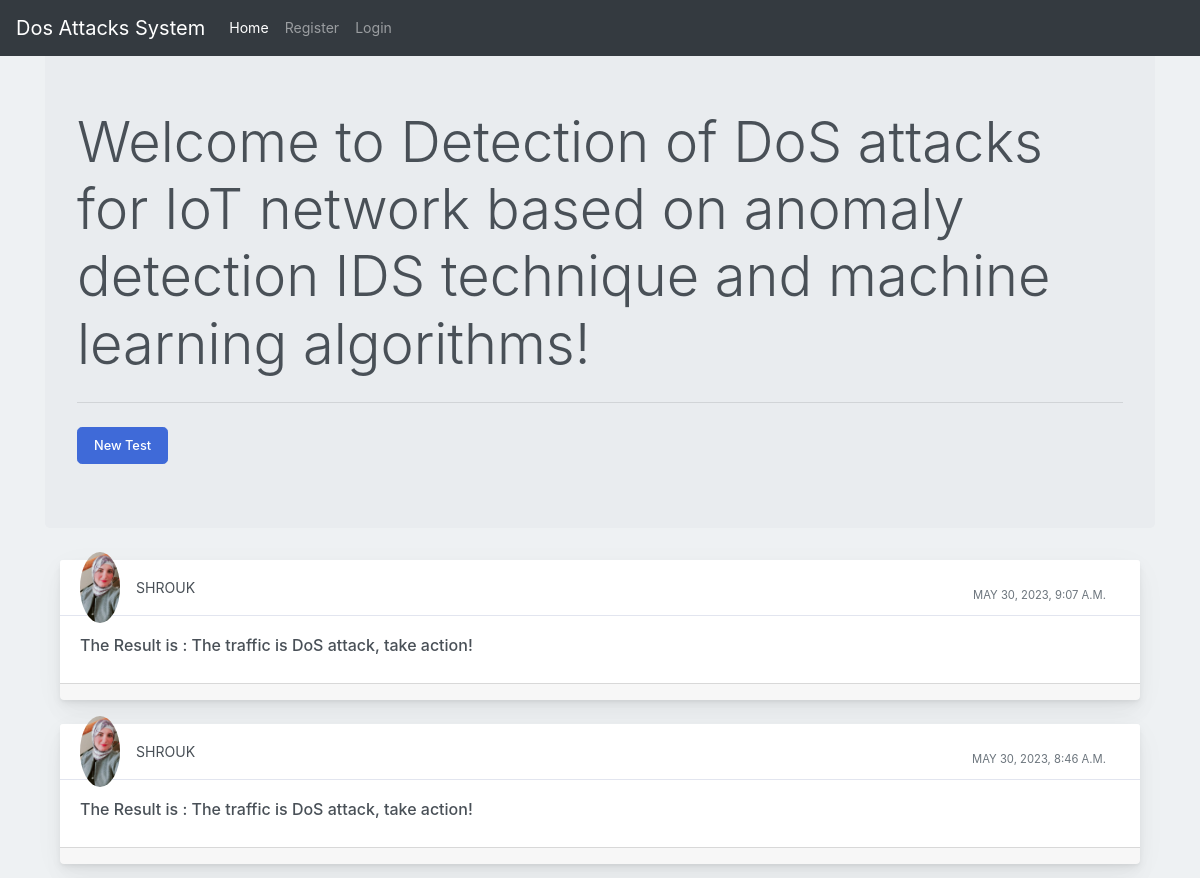
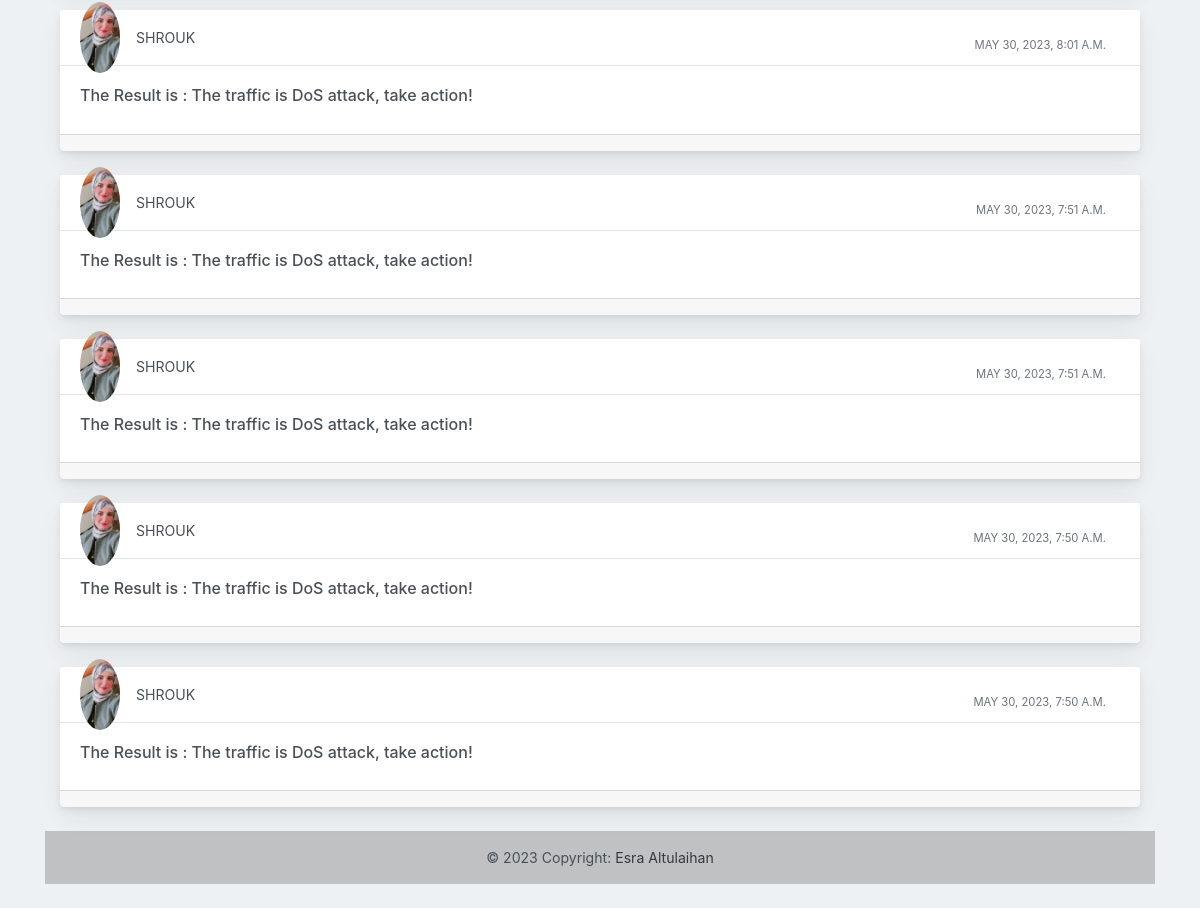
The page / on the database its author committed (2 pictures, top to bottom).
### profile_of_user/models.py (models this page shows)
class Post(models.Model):
    user1 = models.ForeignKey(User, on_delete=models.CASCADE, default=1)
    post_id = models.AutoField
    post_price = models.CharField(max_length=5000)
    post_predict = models.CharField(max_length=5000)
    timestamp= models.DateTimeField(default=now)
    image = models.ImageField(upload_to="images",default="")

### profile_of_user/views.py (the view, shortened to what this page needs)
# urls.py: path("", views.forum, name="Forum"),
def forum(request):
    profile = Profile.objects.all()
    posts = Post.objects.filter().order_by('-timestamp')
    return render(request, "forum.html", {'posts':posts})

### profile_of_user/templates/forum.html (shortened to what this page needs)
{% extends 'basic.html' %}
{% block homeactive %} active {% endblock homeactive %}
{% block body %}
{% load static %}
<div class="container my-4">
<div class="jumbotron">
    <h1 class="display-4">Welcome to Detection of DoS attacks for IoT network based on anomaly
      detection IDS technique and machine learning algorithms!
    </h1>
    <hr class="my-4">
      <button class="btn btn-primary btn-lg" data-target="#questions" data-toggle="modal" role="button">New Test</button>
    </div>
    {% for post in posts %}
    <div class="container-fluid mt-10">
      <div class="row">
          <div class="col-md-12">
              <div class="card mb-4">
                  <div class="card-header">
                      <div class="media flex-wrap w-100 align-items-center"> <img src="/media/{{post.image}}"
                              class="d-block ui-w-40 rounded-circle" alt="">
                            <div class="media-body ml-3"> <a  data-abc="true">{{post.user1}}</a>
                          </div>
                          <div class="text-muted small ml-3">
                            <div class="px-4 pt-3">{{post.timestamp}} </div>
                          </div>
                      </div>
                  </div>
                  <div class="card-body">
                      <h6>The Result is :  {{post.post_predict}} </h6>
                  </div>
                  <div class="card-footer d-flex flex-wrap justify-content-between align-items-center px-0 pt-0 pb-3">
                  </div>
              </div>
          </div>
      </div>
  </div>
  {% endfor %}
     <div class="text-center p-3" style="background-color: rgba(0, 0, 0, 0.2);">
      © {% now 'Y' %} Copyright:
      <a class="text-dark"  target="_blank">Esra Altulaihan </a>
  </div>
</div>
    {% endblock %}

### profile_of_user/templates/basic.html (shortened to what this page needs)
<!doctype html>
<html lang="en">
  <head>
    <link rel="stylesheet" href="https://stackpath.bootstrapcdn.com/bootstrap/4.2.1/css/bootstrap.min.css">
  </head>
  <body>
    <nav class="navbar navbar-expand-lg navbar-dark bg-dark fixed-top">
  <a class="navbar-brand" href="/">Dos Attacks System</a>
  <div class="collapse navbar-collapse" id="navbarSupportedContent">
    <ul class="navbar-nav mr-auto">
      <li class="nav-item {% block homeactive %} {% endblock homeactive %} ">
        <a class="nav-link" href="/">Home </a>
      </li>
      {% if user.is_authenticated %}
<ul class="navbar-nav mr-2">
<li class="nav-item dropdown">
<a class="nav-link dropdown-toggle" href='#' id="navbarDropdown" role="button" data-toggle="dropdown"> Welcome {{request.user}}</a>
<div class="dropdown-menu" aria-labelledby="navbarDropdown">
          <a class="dropdown-item" href="/logout">Logout</a>
      <li class="nav-item {% block profileactive %} {% endblock profileactive %}">
        <a class="nav-link" href="/myprofile">Profile</a>
      </li>
        </div>
      </li>
{% else %}
      <li class="nav-item {% block registeractive %} {% endblock registeractive %}">
        <a class="nav-link" href="/register">Register</a>
      </li>
      <li class="nav-item {% block loginactive %} {% endblock loginactive %}">
        <a class="nav-link" href="/login">Login</a>
      </li>
      {% endif %}
    </ul>
  </div>
</nav>
<br>
</body>
{% block body %} {% endblock %}
</html>

### rows shown on the page
Post: image (picture), user1 "SHROUK", timestamp "MAY 30, 2023, 9:07 A.M.", post_predict "The traffic is DoS attack, take action!"
Post: image (picture), user1 "SHROUK", timestamp "MAY 30, 2023, 8:46 A.M.", post_predict "The traffic is DoS attack, take action!"
Post: image (picture), user1 "SHROUK", timestamp "MAY 30, 2023, 8:01 A.M.", post_predict "The traffic is DoS attack, take action!"
Post: image (picture), user1 "SHROUK", timestamp "MAY 30, 2023, 7:51 A.M.", post_predict "The traffic is DoS attack, take action!"
Post: image (picture), user1 "SHROUK", timestamp "MAY 30, 2023, 7:51 A.M.", post_predict "The traffic is DoS attack, take action!"
Post: image (picture), user1 "SHROUK", timestamp "MAY 30, 2023, 7:50 A.M.", post_predict "The traffic is DoS attack, take action!"
Post: image (picture), user1 "SHROUK", timestamp "MAY 30, 2023, 7:50 A.M.", post_predict "The traffic is DoS attack, take action!"
